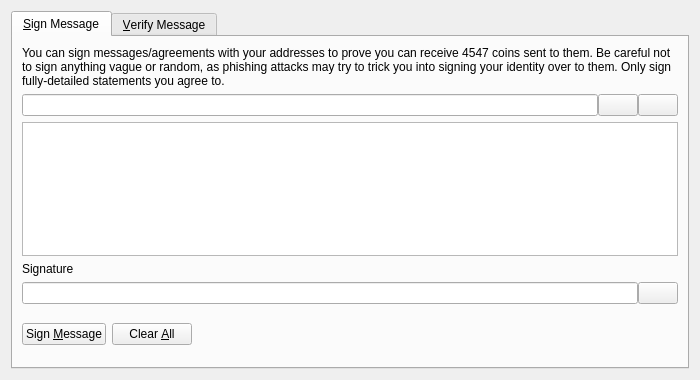
<?xml version="1.0" encoding="UTF-8"?>
<ui version="4.0">
 <class>SignVerifyMessageDialog</class>
 <widget class="QDialog" name="SignVerifyMessageDialog">
  <property name="geometry">
   <rect>
    <x>0</x>
    <y>0</y>
    <width>700</width>
    <height>380</height>
   </rect>
  </property>
  <property name="windowTitle">
   <string>Signatures - Sign / Verify a Message</string>
  </property>
  <property name="modal">
   <bool>true</bool>
  </property>
  <layout class="QVBoxLayout" name="verticalLayout">
   <item>
    <widget class="QTabWidget" name="tabWidget">
     <property name="currentIndex">
      <number>0</number>
     </property>
     <widget class="QWidget" name="tabSignMessage">
      <attribute name="title">
       <string>&amp;Sign Message</string>
      </attribute>
      <layout class="QVBoxLayout" name="verticalLayout_SM">
       <item>
        <widget class="QLabel" name="infoLabel_SM">
         <property name="text">
          <string>You can sign messages/agreements with your addresses to prove you can receive 4547 coins sent to them. Be careful not to sign anything vague or random, as phishing attacks may try to trick you into signing your identity over to them. Only sign fully-detailed statements you agree to.</string>
         </property>
         <property name="textFormat">
          <enum>Qt::PlainText</enum>
         </property>
         <property name="wordWrap">
          <bool>true</bool>
         </property>
        </widget>
       </item>
       <item>
        <layout class="QHBoxLayout" name="horizontalLayout_1_SM">
         <property name="spacing">
          <number>0</number>
         </property>
         <item>
          <widget class="QValidatedLineEdit" name="addressIn_SM">
           <property name="toolTip">
            <string>The 4547 address to sign the message with</string>
           </property>
          </widget>
         </item>
         <item>
          <widget class="QPushButton" name="addressBookButton_SM">
           <property name="toolTip">
            <string>Choose previously used address</string>
           </property>
           <property name="text">
            <string/>
           </property>
           <property name="icon">
            <iconset resource="../bitcoin.qrc">
             <normaloff>:/icons/address-book</normaloff>:/icons/address-book</iconset>
           </property>
           <property name="shortcut">
            <string>Alt+A</string>
           </property>
           <property name="autoDefault">
            <bool>false</bool>
           </property>
          </widget>
         </item>
         <item>
          <widget class="QPushButton" name="pasteButton_SM">
           <property name="toolTip">
            <string>Paste address from clipboard</string>
           </property>
           <property name="text">
            <string/>
           </property>
           <property name="icon">
            <iconset resource="../bitcoin.qrc">
             <normaloff>:/icons/editpaste</normaloff>:/icons/editpaste</iconset>
           </property>
           <property name="shortcut">
            <string>Alt+P</string>
           </property>
           <property name="autoDefault">
            <bool>false</bool>
           </property>
          </widget>
         </item>
        </layout>
       </item>
       <item>
        <widget class="QPlainTextEdit" name="messageIn_SM">
         <property name="toolTip">
          <string>Enter the message you want to sign here</string>
         </property>
        </widget>
       </item>
       <item>
        <widget class="QLabel" name="signatureLabel_SM">
         <property name="text">
          <string>Signature</string>
         </property>
         <property name="textFormat">
          <enum>Qt::PlainText</enum>
         </property>
        </widget>
       </item>
       <item>
        <layout class="QHBoxLayout" name="horizontalLayout_2_SM">
         <property name="spacing">
          <number>0</number>
         </property>
         <item>
          <widget class="QLineEdit" name="signatureOut_SM">
           <property name="font">
            <font>
             <italic>true</italic>
            </font>
           </property>
           <property name="readOnly">
            <bool>true</bool>
           </property>
          </widget>
         </item>
         <item>
          <widget class="QPushButton" name="copySignatureButton_SM">
           <property name="toolTip">
            <string>Copy the current signature to the system clipboard</string>
           </property>
           <property name="text">
            <string/>
           </property>
           <property name="icon">
            <iconset resource="../bitcoin.qrc">
             <normaloff>:/icons/editcopy</normaloff>:/icons/editcopy</iconset>
           </property>
           <property name="autoDefault">
            <bool>false</bool>
           </property>
          </widget>
         </item>
        </layout>
       </item>
       <item>
        <layout class="QHBoxLayout" name="horizontalLayout_3_SM">
         <item>
          <widget class="QPushButton" name="signMessageButton_SM">
           <property name="toolTip">
            <string>Sign the message to prove you own this 4547 address</string>
           </property>
           <property name="text">
            <string>Sign &amp;Message</string>
           </property>
           <property name="icon">
            <iconset resource="../bitcoin.qrc">
             <normaloff>:/icons/edit</normaloff>:/icons/edit</iconset>
           </property>
           <property name="autoDefault">
            <bool>false</bool>
           </property>
          </widget>
         </item>
         <item>
          <widget class="QPushButton" name="clearButton_SM">
           <property name="toolTip">
            <string>Reset all sign message fields</string>
           </property>
           <property name="text">
            <string>Clear &amp;All</string>
           </property>
           <property name="icon">
            <iconset resource="../bitcoin.qrc">
             <normaloff>:/icons/remove</normaloff>:/icons/remove</iconset>
           </property>
           <property name="autoDefault">
            <bool>false</bool>
           </property>
          </widget>
         </item>
         <item>
          <spacer name="horizontalSpacer_1_SM">
           <property name="orientation">
            <enum>Qt::Horizontal</enum>
           </property>
           <property name="sizeHint" stdset="0">
            <size>
             <width>40</width>
             <height>48</height>
            </size>
           </property>
          </spacer>
         </item>
         <item>
          <widget class="QLabel" name="statusLabel_SM">
           <property name="font">
            <font>
             <weight>75</weight>
             <bold>true</bold>
            </font>
           </property>
           <property name="text">
            <string/>
           </property>
           <property name="wordWrap">
            <bool>true</bool>
           </property>
          </widget>
         </item>
         <item>
          <spacer name="horizontalSpacer_2_SM">
           <property name="orientation">
            <enum>Qt::Horizontal</enum>
           </property>
           <property name="sizeHint" stdset="0">
            <size>
             <width>40</width>
             <height>48</height>
            </size>
           </property>
          </spacer>
         </item>
        </layout>
       </item>
      </layout>
     </widget>
     <widget class="QWidget" name="tabVerifyMessage">
      <attribute name="title">
       <string>&amp;Verify Message</string>
      </attribute>
      <layout class="QVBoxLayout" name="verticalLayout_VM">
       <item>
        <widget class="QLabel" name="infoLabel_VM">
         <property name="text">
          <string>Enter the receiver's address, message (ensure you copy line breaks, spaces, tabs, etc. exactly) and signature below to verify the message. Be careful not to read more into the signature than what is in the signed message itself, to avoid being tricked by a man-in-the-middle attack. Note that this only proves the signing party receives with the address, it cannot prove sendership of any transaction!</string>
         </property>
         <property name="textFormat">
          <enum>Qt::PlainText</enum>
         </property>
         <property name="alignment">
          <set>Qt::AlignLeading|Qt::AlignLeft|Qt::AlignTop</set>
         </property>
         <property name="wordWrap">
          <bool>true</bool>
         </property>
        </widget>
       </item>
       <item>
        <layout class="QHBoxLayout" name="horizontalLayout_1_VM">
         <property name="spacing">
          <number>0</number>
         </property>
         <item>
          <widget class="QValidatedLineEdit" name="addressIn_VM">
           <property name="toolTip">
            <string>The 4547 address the message was signed with</string>
           </property>
          </widget>
         </item>
         <item>
          <widget class="QPushButton" name="addressBookButton_VM">
           <property name="toolTip">
            <string>Choose previously used address</string>
           </property>
           <property name="text">
            <string/>
           </property>
           <property name="icon">
            <iconset resource="../bitcoin.qrc">
             <normaloff>:/icons/address-book</normaloff>:/icons/address-book</iconset>
           </property>
           <property name="shortcut">
            <string>Alt+A</string>
           </property>
           <property name="autoDefault">
            <bool>false</bool>
           </property>
          </widget>
         </item>
        </layout>
       </item>
       <item>
        <widget class="QPlainTextEdit" name="messageIn_VM"/>
       </item>
       <item>
        <widget class="QValidatedLineEdit" name="signatureIn_VM"/>
       </item>
       <item>
        <layout class="QHBoxLayout" name="horizontalLayout_2_VM">
         <item>
          <widget class="QPushButton" name="verifyMessageButton_VM">
           <property name="toolTip">
            <string>Verify the message to ensure it was signed with the specified 4547 address</string>
           </property>
           <property name="text">
            <string>Verify &amp;Message</string>
           </property>
           <property name="icon">
            <iconset resource="../bitcoin.qrc">
             <normaloff>:/icons/transaction_0</normaloff>:/icons/transaction_0</iconset>
           </property>
           <property name="autoDefault">
            <bool>false</bool>
           </property>
          </widget>
         </item>
         <item>
          <widget class="QPushButton" name="clearButton_VM">
           <property name="toolTip">
            <string>Reset all verify message fields</string>
           </property>
           <property name="text">
            <string>Clear &amp;All</string>
           </property>
           <property name="icon">
            <iconset resource="../bitcoin.qrc">
             <normaloff>:/icons/remove</normaloff>:/icons/remove</iconset>
           </property>
           <property name="autoDefault">
            <bool>false</bool>
           </property>
          </widget>
         </item>
         <item>
          <spacer name="horizontalSpacer_1_VM">
           <property name="orientation">
            <enum>Qt::Horizontal</enum>
           </property>
           <property name="sizeHint" stdset="0">
            <size>
             <width>40</width>
             <height>48</height>
            </size>
           </property>
          </spacer>
         </item>
         <item>
          <widget class="QLabel" name="statusLabel_VM">
           <property name="font">
            <font>
             <weight>75</weight>
             <bold>true</bold>
            </font>
           </property>
           <property name="text">
            <string/>
           </property>
           <property name="wordWrap">
            <bool>true</bool>
           </property>
          </widget>
         </item>
         <item>
          <spacer name="horizontalSpacer_2_VM">
           <property name="orientation">
            <enum>Qt::Horizontal</enum>
           </property>
           <property name="sizeHint" stdset="0">
            <size>
             <width>40</width>
             <height>48</height>
            </size>
           </property>
          </spacer>
         </item>
        </layout>
       </item>
      </layout>
     </widget>
    </widget>
   </item>
  </layout>
 </widget>
 <customwidgets>
  <customwidget>
   <class>QValidatedLineEdit</class>
   <extends>QLineEdit</extends>
   <header>qvalidatedlineedit.h</header>
  </customwidget>
 </customwidgets>
 <resources>
  <include location="../bitcoin.qrc"/>
 </resources>
 <connections/>
</ui>
